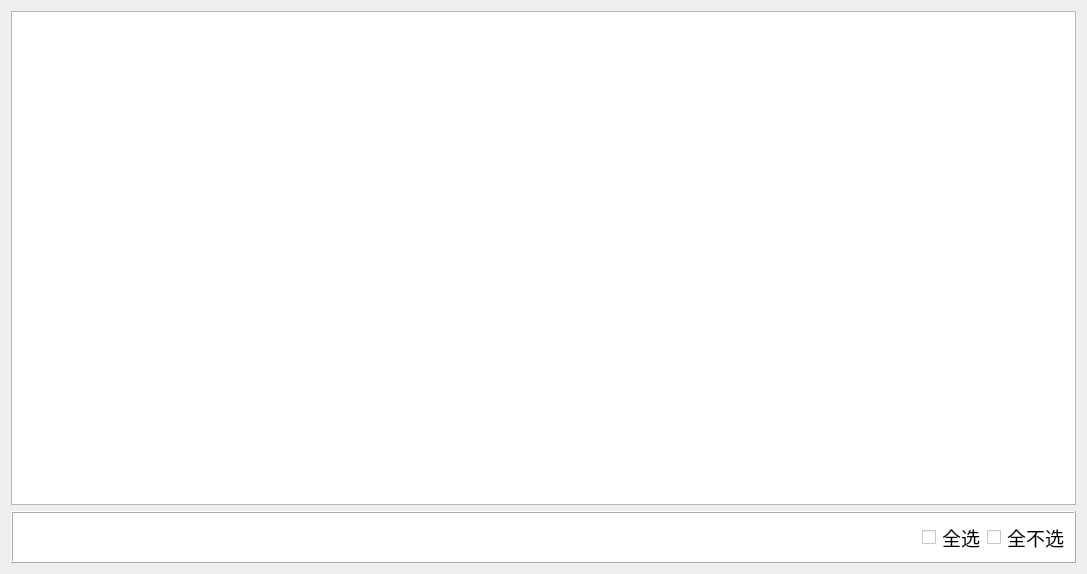
<?xml version="1.0" encoding="UTF-8"?>
<ui version="4.0">
 <class>QSttVoltageTimeGroupTestItemWidget</class>
 <widget class="QWidget" name="QSttVoltageTimeGroupTestItemWidget">
  <property name="geometry">
   <rect>
    <x>0</x>
    <y>0</y>
    <width>1087</width>
    <height>574</height>
   </rect>
  </property>
  <property name="sizePolicy">
   <sizepolicy hsizetype="Expanding" vsizetype="Preferred">
    <horstretch>5</horstretch>
    <verstretch>0</verstretch>
   </sizepolicy>
  </property>
  <property name="windowTitle">
   <string>Form</string>
  </property>
  <layout class="QGridLayout" name="gridLayout">
   <item row="0" column="0">
    <layout class="QVBoxLayout" name="verticalLayout">
     <item>
      <widget class="QTableWidget" name="m_pVolTimeTypeTestItemTableWidget"/>
     </item>
     <item>
      <widget class="QFrame" name="frame">
       <property name="styleSheet">
        <string notr="true">background-color: rgb(255, 255, 255);
border-color: rgb(38, 67, 255);</string>
       </property>
       <property name="frameShape">
        <enum>QFrame::Box</enum>
       </property>
       <property name="frameShadow">
        <enum>QFrame::Raised</enum>
       </property>
       <layout class="QHBoxLayout" name="horizontalLayout">
        <item>
         <spacer name="horizontalSpacer">
          <property name="orientation">
           <enum>Qt::Horizontal</enum>
          </property>
          <property name="sizeHint" stdset="0">
           <size>
            <width>40</width>
            <height>20</height>
           </size>
          </property>
         </spacer>
        </item>
        <item>
         <widget class="QSttCheckBox" name="m_CheckBoxSelectAll">
          <property name="font">
           <font>
            <family>Agency FB</family>
            <pointsize>14</pointsize>
           </font>
          </property>
          <property name="text">
           <string>全选</string>
          </property>
         </widget>
        </item>
        <item>
         <widget class="QSttCheckBox" name="m_CheckBoxUnSelectAll">
          <property name="font">
           <font>
            <family>Agency FB</family>
            <pointsize>14</pointsize>
           </font>
          </property>
          <property name="text">
           <string>全不选</string>
          </property>
         </widget>
        </item>
       </layout>
      </widget>
     </item>
    </layout>
   </item>
  </layout>
 </widget>
 <customwidgets>
  <customwidget>
   <class>QSttCheckBox</class>
   <extends>QCheckBox</extends>
   <header>qsttcheckbox.h</header>
  </customwidget>
 </customwidgets>
 <resources/>
 <connections/>
</ui>
